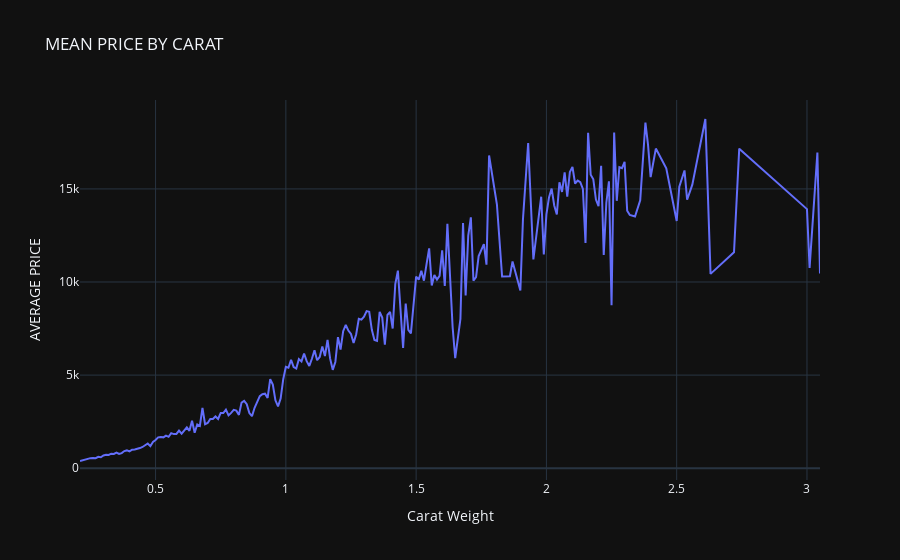

The notebook cell saved with this chart:
### Code cell
# PLOT A LINE CHART (mean price by carat)
df_mean=df.groupby("carat")["price"].mean().reset_index()
fig=px.line(df_mean,x="carat",y="price",
            title="MEAN PRICE BY CARAT",
            labels={"carat":"Carat Weight","price":"AVERAGE PRICE"}
            )
fig.show()

### Figure 1 — Plotly figure (JSON) as saved in the notebook; plotly's stock layout.template omitted (floating-point values rounded to 4 significant figures; data arrays with more than 128 entries replaced by an {"elided": "..."} marker saying what was removed)
{"data": [{"hovertemplate": "Carat Weight=%{x}<br>AVERAGE PRICE=%{y}<extra></extra>", "legendgroup": "", "line": {"color": "#636efa", "dash": "solid"}, "marker": {"symbol": "circle"}, "mode": "lines", "name": "", "orientation": "v", "showlegend": false, "x": {"elided": "216 float values"}, "xaxis": "x", "y": {"elided": "216 float values"}, "yaxis": "y", "type": "scatter"}], "layout": {"xaxis": {"anchor": "y", "domain": [0.0, 1.0], "title": {"text": "Carat Weight"}}, "yaxis": {"anchor": "x", "domain": [0.0, 1.0], "title": {"text": "AVERAGE PRICE"}}, "legend": {"tracegroupgap": 0}, "title": {"text": "MEAN PRICE BY CARAT"}}}
